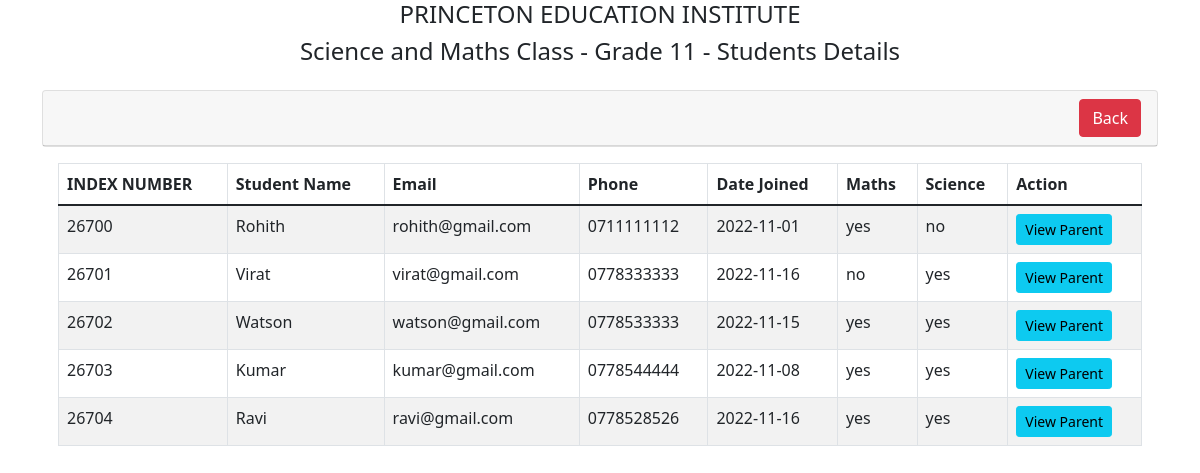
Screenshot of /both11.php with the database file from the repository.
### tables this page shows
CREATE TABLE `attend` (
  `indexNumber` varchar(100) NOT NULL,
  `maths` varchar(100) NOT NULL,
  `science` varchar(100) NOT NULL
);

CREATE TABLE `student` (
  `stId` int(11) NOT NULL,
  `stName` varchar(200) NOT NULL,
  `indexNumber` varchar(100) NOT NULL,
  `email` varchar(255) NOT NULL,
  `phone` varchar(100) NOT NULL,
  `dateJoined` text NOT NULL
);

### both11.php (the view, shortened to what this page needs)
<?php
    require 'dbcon.php';
?>
<!doctype html>
<html lang="en">
  <head>
    <link href="https://cdn.jsdelivr.net/npm/bootstrap@5.1.3/dist/css/bootstrap.min.css" rel="stylesheet">
</head>
<body>
<h4 class="text-center">PRINCETON EDUCATION INSTITUTE</h4>
<h4 class="text-center">Science and Maths Class - Grade 11 - Students Details</h4>
    <div class="container mt-4">
        <div class="row">
            <div class="col-md-12">
                <div class="card">
                    <div class="card-header">
                    <h4> <a href="index.php" class="btn btn-danger float-end">Back</a>
                        </h4>
                    </div>
                    </div>
                    <div class="card-body">
                        <table class="table table-bordered table-striped">
                            <thead>
                                <tr>
                                    <th>INDEX NUMBER</th>
                                    <th>Student Name</th>
                                    <th>Email</th>
                                    <th>Phone</th>
                                    <th>Date Joined</th>
                                    <th>Maths</th>
                                    <th>Science</th>
                                    <th>Action</th>
                                </tr>
                            </thead>
                            <tbody>
                                <?php
                                    $query = "SELECT attend.*,student.*
                                            FROM attend,student
                                            WHERE attend.indexNumber=student.indexNumber " ;
                                    $query_run = mysqli_query($con, $query);
                                    if(mysqli_num_rows($query_run) > 0)
                                    {
                                        foreach($query_run as $learn)
                                        {
                                            ?>
                                            <tr>
                                                <td><?= $learn['indexNumber']; ?></td>
                                                <td><?= $learn['stName']; ?></td>
                                                <td><?= $learn['email']; ?></td>
                                                <td><?= $learn['phone']; ?></td>
                                                <td><?= $learn['dateJoined']; ?></td>
                                                <td><?= $learn['maths']; ?></td>
                                                <td><?= $learn['science']; ?></td>
                                                <td>
                                                <a href="parent-view.php?id=<?=$learn['indexNumber']; ?>" class="btn btn-info btn-sm">View Parent</a>
                                                </td>
                                            </tr>
                                            <?php
                                        }
                                    }
                                    else
                                    {
                                        echo "<h5> No Record Found </h5>";
                                    }
                                ?>
                            </tbody>
                        </table>
                    </div>
                </div>
            </div>
        </div>
</body>
</html>

### rows the page displays
attend: indexNumber.indexNumber "26700", indexNumber.stName "Rohith", indexNumber.email "rohith@gmail.com", indexNumber.phone "0711111112", indexNumber.dateJoined "2022-11-01", maths "yes", science "no"
attend: indexNumber.indexNumber "26701", indexNumber.stName "Virat", indexNumber.email "virat@gmail.com", indexNumber.phone "0778333333", indexNumber.dateJoined "2022-11-16", maths "no", science "yes"
attend: indexNumber.indexNumber "26702", indexNumber.stName "Watson", indexNumber.email "watson@gmail.com", indexNumber.phone "0778533333", indexNumber.dateJoined "2022-11-15", maths "yes", science "yes"
attend: indexNumber.indexNumber "26703", indexNumber.stName "Kumar", indexNumber.email "kumar@gmail.com", indexNumber.phone "0778544444", indexNumber.dateJoined "2022-11-08", maths "yes", science "yes"
attend: indexNumber.indexNumber "26704", indexNumber.stName "Ravi", indexNumber.email "ravi@gmail.com", indexNumber.phone "0778528526", indexNumber.dateJoined "2022-11-16", maths "yes", science "yes"
